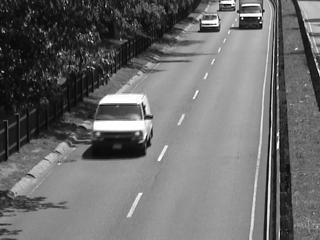
#> input picture lab04/I.jpg, 320 x 240 px
$ jupyter execute lab04.ipynb
#> lines starting #> are read from the running program, lines starting #| are printed output that depends on the picture
[cell 1]
import cv2
import numpy as np
import matplotlib.pyplot as plt

4.1

[cell 2]
I = cv2.imread('I.jpg')
#> I is the input picture: shape (240, 320, 3); min 0, max 255, mean 107.9
I = cv2.cvtColor(I, cv2.COLOR_BGR2GRAY)
#> I: shape (240, 320)
J = cv2.imread('J.jpg')
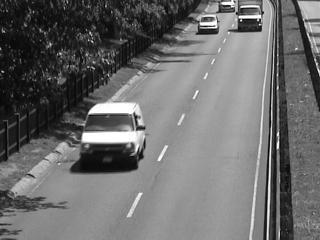
#> input picture lab04/J.jpg, 320 x 240 px
#> J is the input picture: shape (240, 320, 3); min 0, max 255, mean 107.9
J = cv2.cvtColor(J, cv2.COLOR_BGR2GRAY)
#> J: shape (240, 320)

I_small = cv2.resize(I, (0, 0), fx=0.25, fy=0.25)
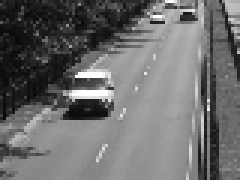
#> I_small: shape (60, 80) (shown 3 times larger); min 7, max 255, mean 108.5
J_small = cv2.resize(J, (0, 0), fx=0.25, fy=0.25)
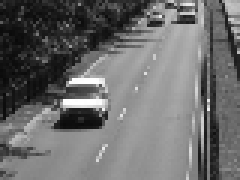
#> J_small: shape (60, 80) (shown 3 times larger); min 9, max 255, mean 108

difference = cv2.absdiff(I, J)
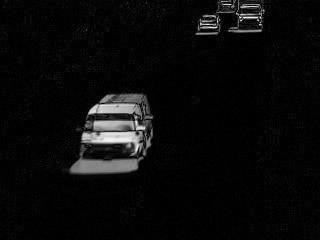
#> difference: shape (240, 320); min 0, max 249, mean 10.4
plt.subplots(1, 3, figsize=(15, 5))
plt.subplot(1, 3, 1)
plt.imshow(I, 'gray')
plt.axis('off')
plt.subplot(1, 3, 2)
plt.imshow(J, 'gray')
plt.axis('off')
plt.subplot(1, 3, 3)
plt.imshow(difference, 'gray')
plt.axis('off')
plt.show()

[cell 3]
def block_optical_flow(I, J, W2=3, dX=3, dY=3):
#> called with W2 = 5, dX = 5, dY = 5
    u = np.zeros(I.shape).astype(np.float32)
    v = np.zeros(I.shape).astype(np.float32)

    min_dim_required = 2 * W2 + 1
    if I.shape[0] < min_dim_required or I.shape[1] < min_dim_required or J.shape[0] < min_dim_required or J.shape[1] < min_dim_required:
        return u, v

    for j in range(W2, I.shape[0] - W2):
        for i in range(W2, I.shape[1] - W2):
            IO = I[j - W2:j + W2 + 1, i - W2:i + W2 + 1].astype(np.float32)

            best_match_offset_x = 0
            best_match_offset_y = 0
            min_dist = float('inf')

            for l in range(-dY, dY + 1):
                for k in range(-dX, dX + 1):
                    center_j_J = j + l
                    center_i_J = i + k
                    if center_j_J < W2 or center_j_J >= J.shape[0] - W2 or center_i_J < W2 or center_i_J >= J.shape[1] - W2:
                        continue
                    JO = J[center_j_J - W2:center_j_J + W2 + 1, center_i_J - W2:center_i_J + W2 + 1].astype(np.float32)
                    dist = np.sum(np.square(IO - JO))
                    if dist < min_dist:
                        min_dist = dist
                        best_match_offset_x = k
                        best_match_offset_y = l
                u[j, i] = best_match_offset_x
                v[j, i] = best_match_offset_y
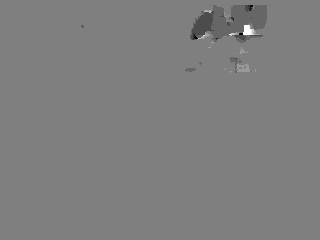
#> u: shape (240, 320) float32; min -5, max 5, mean -0.0254; drawn with min black and max white
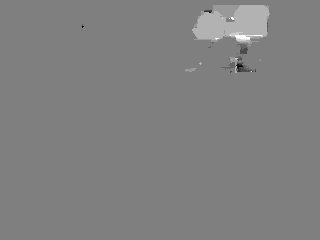
#> v: shape (240, 320) float32; min -5, max 5, mean 0.0549; drawn with min black and max white
    return u, v
def vis_flow(u, v):
    magnitude, angle = cv2.cartToPolar(u.astype(np.float32), v.astype(np.float32))
    magnitude_normalized = cv2.normalize(magnitude, None, 0, 255, cv2.NORM_MINMAX)

    HSV = np.zeros((u.shape[0], u.shape[1], 3), dtype=np.uint8)
    HSV[:,:,0] = (angle * 90 / np.pi).astype(np.uint8)
    HSV[:,:,1] = magnitude_normalized.astype(np.uint8)
    HSV[:,:,2] = 255

    RGB = cv2.cvtColor(HSV, cv2.COLOR_HSV2RGB)

    plt.imshow(RGB)
    plt.axis('off')
    plt.show()
W2 = dX = dY = 5
u, v = block_optical_flow(I, J, W2=5, dX=5, dY=5)

vis_flow(u, v)

I2 = cv2.imread('cm1.png')
I2 = cv2.cvtColor(I2, cv2.COLOR_BGR2GRAY)
J2 = cv2.imread('cm2.png')
J2 = cv2.cvtColor(J2, cv2.COLOR_BGR2GRAY)
W2 = dX = dY = 3
u2, v2 = block_optical_flow(I2, J2, W2, dX, dY)

vis_flow(u2, v2)
